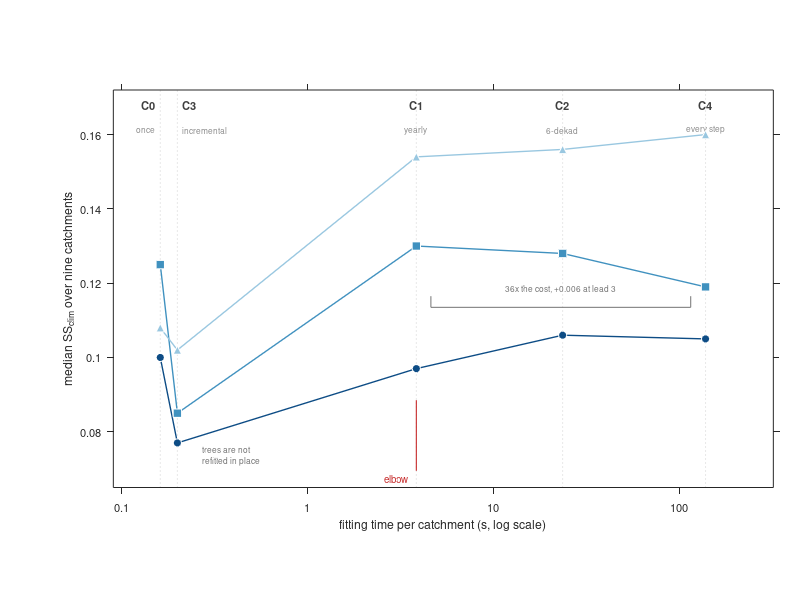

Write the MATLAB code that produced this figure. (Note: this script raises an error after producing the figure.)
% fig3_pareto.m
% Figure 3: skill against the cost of keeping the model current.
%
% Median skill score over the nine catchments for the five update policies,
% plotted against the total fitting time each policy spends per catchment.
% Numbers are written out here so the figure is reproducible without the
% result files.
%
% Base MATLAB only: no toolboxes, no local functions.
% Outputs: fig3_pareto.pdf (vector) and fig3_pareto.png (600 dpi)

clear; close all; clc

%% ---------------------------------------------------------------- data
pol    = {'C0','C3','C1','C2','C4'};          % ordered by cost
nfit   = [    1   753    21   126   753];     % number of refits
cost   = [0.161 0.199 3.841 23.527 138.193];  % total fitting time, s
descr  = {'once','incremental','yearly','6-dekad','every step'};

% median SS_clim over nine catchments, leads 1-3
ss     = [0.100 0.077 0.097 0.106 0.105;      % lead 1
          0.125 0.085 0.130 0.128 0.119;      % lead 2
          0.108 0.102 0.154 0.156 0.160];     % lead 3

% catchments significant after Holm, out of nine
holm   = [    4     2     8     7     7;
              8     4     7     7     8;
              6     4     6     9     9];

leadNm = {'lead 1','lead 2','lead 3'};
leadMk = {'o','s','^'};
leadCl = [0.05 0.30 0.52;
          0.25 0.57 0.75;
          0.60 0.78 0.88];

%% ---------------------------------------------------------------- figure
fig = figure('Units','centimeters','Position',[2 2 12.0 8.0],'Color','w');
fs = 8;
set(fig,'DefaultAxesFontSize',fs,'DefaultTextFontSize',fs, ...
        'DefaultAxesFontName','Helvetica','DefaultTextFontName','Helvetica')

ax = axes('Units','centimeters','Position',[1.7 1.5 9.9 5.3]); hold(ax,'on')
set(ax,'XScale','log')

% guide lines at each policy, labelled on top
yl = [0.065 0.172];
% C0 and C3 are only 20 % apart in cost, so their labels are set back to back
hal = {'right','left','center','center','center'};
off = [0.94 1.06 1.0 1.0 1.0];
for k = 1:numel(pol)
    plot(ax,[cost(k) cost(k)],yl,':','Color',[0.82 0.82 0.82],'LineWidth',0.5)
    text(ax,cost(k)*off(k),yl(2)-0.004,pol{k},'FontSize',fs, ...
         'FontWeight','bold','HorizontalAlignment',hal{k}, ...
         'Color',[0.25 0.25 0.25])
    text(ax,cost(k)*off(k),yl(2)-0.0105,descr{k},'FontSize',fs-2, ...
         'HorizontalAlignment',hal{k},'Color',[0.55 0.55 0.55])
end

% the three lead series, drawn in cost order
for L = 1:3
    plot(ax,cost,ss(L,:),'-','Color',leadCl(L,:),'LineWidth',1.0)
end
for L = 1:3
    plot(ax,cost,ss(L,:),leadMk{L},'MarkerSize',6, ...
        'MarkerFaceColor',leadCl(L,:),'MarkerEdgeColor','w','LineWidth',0.4)
end

% the elbow
plot(ax,[3.841 3.841],[0.0695 0.0885],'-','Color',[0.78 0.17 0.17], ...
     'LineWidth',0.8)
text(ax,3.0,0.0675,'elbow','FontSize',fs-1,'Color',[0.78 0.17 0.17], ...
     'HorizontalAlignment','center')

% C3 is cheap and poor: say why, once
text(ax,0.27,0.0735,{'trees are not','refitted in place'},'FontSize',fs-2, ...
     'HorizontalAlignment','left','Color',[0.45 0.45 0.45])

% C1 to C4 costs 36x for little
plot(ax,[4.6 115],[0.1135 0.1135],'-','Color',[0.45 0.45 0.45],'LineWidth',0.5)
plot(ax,[4.6 4.6],[0.1135 0.1165],'-','Color',[0.45 0.45 0.45],'LineWidth',0.5)
plot(ax,[115 115],[0.1135 0.1165],'-','Color',[0.45 0.45 0.45],'LineWidth',0.5)
text(ax,23,0.1185,'36x the cost, +0.006 at lead 3','FontSize',fs-2, ...
     'HorizontalAlignment','center','Color',[0.45 0.45 0.45])

xlim(ax,[0.09 320]); ylim(ax,yl)
xlabel(ax,'fitting time per catchment (s, log scale)')
ylabel(ax,'median SS_{clim} over nine catchments')
set(ax,'XTick',[0.1 1 10 100],'XTickLabel',{'0.1','1','10','100'}, ...
       'YTick',0.08:0.02:0.16,'Box','on','TickDir','out', ...
       'LineWidth',0.6,'Layer','top')

hL = gobjects(1,3);
for L = 1:3
    hL(L) = plot(ax,NaN,NaN,leadMk{L},'MarkerSize',6, ...
        'MarkerFaceColor',leadCl(L,:),'MarkerEdgeColor','w','LineWidth',0.4);
end
lg = legend(hL,leadNm,'Location','southeast','Box','off','FontSize',fs-1);
lg.ItemTokenSize = [8 8];

%% ---------------------------------------------------------------- export
set(fig,'Units','centimeters');
pos = get(fig,'Position');
set(fig,'PaperUnits','centimeters','PaperSize',[pos(3) pos(4)], ...
        'PaperPosition',[0 0 pos(3) pos(4)]);

exportgraphics(fig,'fig3_pareto.pdf','ContentType','vector', ...
               'BackgroundColor','white')
exportgraphics(fig,'fig3_pareto.png','Resolution',600, ...
               'BackgroundColor','white')

fprintf('C1 to C4: %.0fx cost, lead-3 gain %+.3f\n', ...
        cost(5)/cost(3), ss(3,5)-ss(3,3));
fprintf('written: fig3_pareto.pdf and fig3_pareto.png\n');
